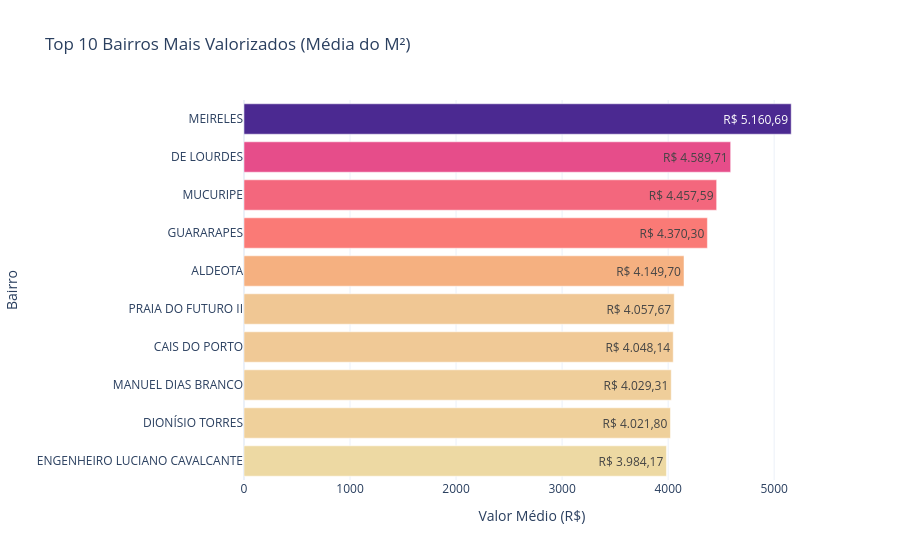

Notebook code cell kept with this figure:
### Markdown cell above
## 4. Análise Geográfica e de Valorização (Plotly)
Estes mesmos códigos servirão como base para os componentes do Dashboard no `Dash`.

### 4.1. Ranking: Top 10 Bairros com M² Mais Caro

### Code cell
# Agrupar por bairro
df_bairros = (
    df.groupby('bairro')['valor_m2']
      .mean()
      .reset_index()
)

# Top 10
df_top10 = (
    df_bairros
    .sort_values(by='valor_m2', ascending=False)
    .head(10)
)

# Valor numérico arredondado
df_top10['valor_m2_round'] = df_top10['valor_m2'].round(2)

# ==========================================
# Formatação brasileira
# ==========================================

df_top10['valor_m2_br'] = (
    df_top10['valor_m2_round']
    .apply(lambda x: f'R$ {x:,.2f}')
    .str.replace(',', 'X', regex=False)
    .str.replace('.', ',', regex=False)
    .str.replace('X', '.', regex=False)
)

# ==========================================
# Gráfico
# ==========================================

fig_bar = px.bar(
    df_top10,
    x='valor_m2_round',
    y='bairro',
    orientation='h',

    text='valor_m2_br',

    title='Top 10 Bairros Mais Valorizados (Média do M²)',

    labels={
        'valor_m2_round': 'Valor Médio (R$)',
        'bairro': 'Bairro'
    },

    color='valor_m2_round',
    color_continuous_scale='agsunset_r'
)

# ==========================================
# Layout
# ==========================================

fig_bar.update_traces(
    textposition='inside',

    hovertemplate=
    '<b>%{y}</b><br>' +
    'Valor Médio: %{text}<extra></extra>'
)

fig_bar.update_layout(
    yaxis={'categoryorder': 'total ascending'},
    coloraxis_showscale=False
)

fig_bar.show()

### Figure 1 — Plotly figure (JSON) as saved in the notebook; plotly's stock layout.template omitted (floating-point values rounded to 4 significant figures)
{"data": [{"hovertemplate": "<b>%{y}</b><br>Valor Médio: %{text}<extra></extra>", "legendgroup": "", "marker": {"color": [5161.0, 4590.0, 4458.0, 4370.0, 4150.0, 4058.0, 4048.0, 4029.0, 4022.0, 3984.0], "coloraxis": "coloraxis", "pattern": {"shape": ""}}, "name": "", "orientation": "h", "showlegend": false, "text": ["R$ 5.160,69", "R$ 4.589,71", "R$ 4.457,59", "R$ 4.370,30", "R$ 4.149,70", "R$ 4.057,67", "R$ 4.048,14", "R$ 4.029,31", "R$ 4.021,80", "R$ 3.984,17"], "textposition": "inside", "type": "bar", "x": [5161.0, 4590.0, 4458.0, 4370.0, 4150.0, 4058.0, 4048.0, 4029.0, 4022.0, 3984.0], "xaxis": "x", "y": ["MEIRELES", "DE LOURDES", "MUCURIPE", "GUARARAPES", "ALDEOTA", "PRAIA DO FUTURO II", "CAIS DO PORTO", "MANUEL DIAS BRANCO", "DIONÍSIO TORRES", "ENGENHEIRO LUCIANO CAVALCANTE"], "yaxis": "y"}], "layout": {"barmode": "relative", "coloraxis": {"colorbar": {"title": {"text": "Valor Médio (R$)"}}, "colorscale": [[0, "rgb(237, 217, 163)"], [0.1667, "rgb(246, 169, 122)"], [0.3333, "rgb(250, 120, 118)"], [0.5, "rgb(234, 79, 136)"], [0.6667, "rgb(192, 54, 157)"], [0.8333, "rgb(135, 44, 162)"], [1, "rgb(75, 41, 145)"]], "showscale": false}, "legend": {"tracegroupgap": 0}, "title": {"text": "Top 10 Bairros Mais Valorizados (Média do M²)"}, "xaxis": {"anchor": "y", "domain": [0, 1], "title": {"text": "Valor Médio (R$)"}}, "yaxis": {"anchor": "x", "categoryorder": "total ascending", "domain": [0, 1], "title": {"text": "Bairro"}}}}
